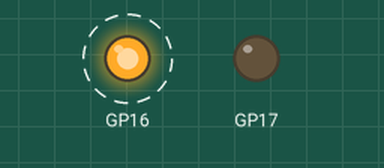
Simulated run of this program. Board: Raspberry Pi Pico running MicroPython. On the bench: output pins drawn as LEDs (lit = HIGH). Dashed ring = blinking. Threads take turns every 2 ms; what the program prints to the serial console is not drawn.

Above: at 0.2 s.
Timing chart, 0 to 3.0 s (numbered marks = the images above):
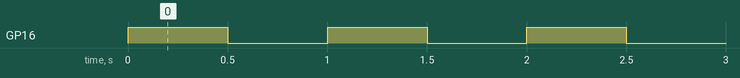

Measured:
- by itself, GP16: alternates HIGH for 0.50 s and LOW for 0.50 s

The program:

P19_Encapsulation.py
```python
# File: main.py
# Author: Armstrong Subero
# Platform: Raspberry Pi Pico (RP2040) with MicroPython
# Program: P19_Encapsulation
# Interpreter: MicroPython (latest version)
# Program Version: 1.0
#
# Program Description: This program demonstrates encapsulation by
#                      controlling access to the LED state.
#
# Hardware Description: LEDs are connected to pins 16 and 17
#
# Created: August 23rd, 2024, 11:00 PM
# Last Updated: August 23rd, 2024, 11:00 PM

from machine import Pin
import utime
import _thread

class LED:
    def __init__(self, pin_number):
        self.__led = Pin(pin_number, Pin.OUT)  # Private attribute for LED pin

    def on(self):
        self.__led.value(1)

    def off(self):
        self.__led.value(0)

    def blink(self, delay=0.5):
        self.on()
        utime.sleep(delay)
        self.off()
        utime.sleep(delay)

    def get_state(self):
        return self.__led.value()

# Inherited class with extended functionality
class BlinkingLED(LED):
    def __init__(self, pin_number, blink_times=3):
        super().__init__(pin_number)
        self.blink_times = blink_times

    def blink(self, delay=0.5):
        for _ in range(self.blink_times):
            super().blink(delay)

# Creating objects using the new BlinkingLED class
led_0 = BlinkingLED(16, blink_times=3)
led_1 = BlinkingLED(17, blink_times=5)

# Semaphore lock
spLock = _thread.allocate_lock()

# Core 1 task function
def core1_task():
    while True:
        spLock.acquire()
        print("Message from core_1")
        led_1.blink(0.1)
        spLock.release()

# Start the core 1 task in a new thread
_thread.start_new_thread(core1_task, ())

# Core 0 main loop
while True:
    spLock.acquire()
    print("Message from core_0")
    led_0.blink(0.5)
    spLock.release()
```
